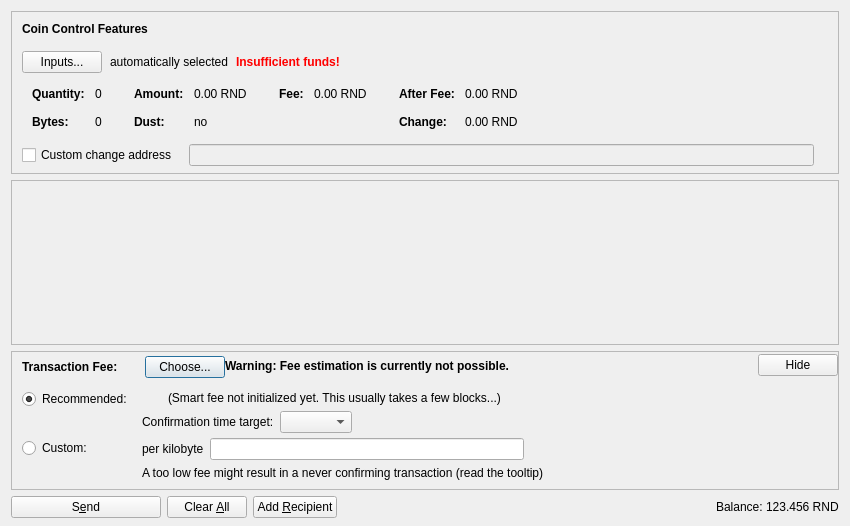
<?xml version="1.0" encoding="UTF-8"?>
<ui version="4.0">
 <class>SendCoinsDialog</class>
 <widget class="QDialog" name="SendCoinsDialog">
  <property name="geometry">
   <rect>
    <x>0</x>
    <y>0</y>
    <width>850</width>
    <height>526</height>
   </rect>
  </property>
  <property name="windowTitle">
   <string>Send Coins</string>
  </property>
  <layout class="QVBoxLayout" name="verticalLayout" stretch="0,1,0,0">
   <property name="bottomMargin">
    <number>8</number>
   </property>
   <item>
    <widget class="QFrame" name="frameCoinControl">
     <property name="sizePolicy">
      <sizepolicy hsizetype="Expanding" vsizetype="Expanding">
       <horstretch>0</horstretch>
       <verstretch>0</verstretch>
      </sizepolicy>
     </property>
     <property name="maximumSize">
      <size>
       <width>16777215</width>
       <height>16777215</height>
      </size>
     </property>
     <property name="frameShape">
      <enum>QFrame::StyledPanel</enum>
     </property>
     <property name="frameShadow">
      <enum>QFrame::Sunken</enum>
     </property>
     <layout class="QVBoxLayout" name="verticalLayoutCoinControl2">
      <property name="spacing">
       <number>0</number>
      </property>
      <property name="leftMargin">
       <number>0</number>
      </property>
      <property name="topMargin">
       <number>0</number>
      </property>
      <property name="rightMargin">
       <number>0</number>
      </property>
      <property name="bottomMargin">
       <number>6</number>
      </property>
      <item>
       <layout class="QVBoxLayout" name="verticalLayoutCoinControl" stretch="0,0,0,0,1">
        <property name="spacing">
         <number>0</number>
        </property>
        <property name="leftMargin">
         <number>10</number>
        </property>
        <property name="topMargin">
         <number>10</number>
        </property>
        <item>
         <layout class="QHBoxLayout" name="horizontalLayoutCoinControl1">
          <property name="bottomMargin">
           <number>15</number>
          </property>
          <item>
           <widget class="QLabel" name="labelCoinControlFeatures">
            <property name="sizePolicy">
             <sizepolicy hsizetype="Preferred" vsizetype="Maximum">
              <horstretch>0</horstretch>
              <verstretch>0</verstretch>
             </sizepolicy>
            </property>
            <property name="font">
             <font>
              <weight>75</weight>
              <bold>true</bold>
             </font>
            </property>
            <property name="styleSheet">
             <string notr="true">font-weight:bold;</string>
            </property>
            <property name="text">
             <string>Coin Control Features</string>
            </property>
           </widget>
          </item>
         </layout>
        </item>
        <item>
         <layout class="QHBoxLayout" name="horizontalLayoutCoinControl2" stretch="0,0,0,0">
          <property name="spacing">
           <number>8</number>
          </property>
          <property name="bottomMargin">
           <number>10</number>
          </property>
          <item>
           <widget class="QPushButton" name="pushButtonCoinControl">
            <property name="styleSheet">
             <string notr="true"/>
            </property>
            <property name="text">
             <string>Inputs...</string>
            </property>
            <property name="autoDefault">
             <bool>false</bool>
            </property>
           </widget>
          </item>
          <item>
           <widget class="QLabel" name="labelCoinControlAutomaticallySelected">
            <property name="text">
             <string>automatically selected</string>
            </property>
            <property name="margin">
             <number>5</number>
            </property>
           </widget>
          </item>
          <item>
           <widget class="QLabel" name="labelCoinControlInsuffFunds">
            <property name="font">
             <font>
              <weight>75</weight>
              <bold>true</bold>
             </font>
            </property>
            <property name="styleSheet">
             <string notr="true">color:red;font-weight:bold;</string>
            </property>
            <property name="text">
             <string>Insufficient funds!</string>
            </property>
            <property name="margin">
             <number>5</number>
            </property>
           </widget>
          </item>
          <item>
           <spacer name="horizontalSpacerCoinControl">
            <property name="orientation">
             <enum>Qt::Horizontal</enum>
            </property>
            <property name="sizeHint" stdset="0">
             <size>
              <width>40</width>
              <height>1</height>
             </size>
            </property>
           </spacer>
          </item>
         </layout>
        </item>
        <item>
         <widget class="QWidget" name="widgetCoinControl" native="true">
          <property name="sizePolicy">
           <sizepolicy hsizetype="Preferred" vsizetype="Preferred">
            <horstretch>0</horstretch>
            <verstretch>0</verstretch>
           </sizepolicy>
          </property>
          <property name="minimumSize">
           <size>
            <width>0</width>
            <height>0</height>
           </size>
          </property>
          <property name="styleSheet">
           <string notr="true"/>
          </property>
          <layout class="QHBoxLayout" name="horizontalLayoutCoinControl5">
           <property name="leftMargin">
            <number>0</number>
           </property>
           <property name="topMargin">
            <number>0</number>
           </property>
           <property name="rightMargin">
            <number>0</number>
           </property>
           <property name="bottomMargin">
            <number>0</number>
           </property>
           <item>
            <layout class="QHBoxLayout" name="horizontalLayoutCoinControl3" stretch="0,0,0,1">
             <property name="spacing">
              <number>20</number>
             </property>
             <property name="topMargin">
              <number>0</number>
             </property>
             <property name="bottomMargin">
              <number>10</number>
             </property>
             <item>
              <layout class="QFormLayout" name="formLayoutCoinControl1">
               <property name="horizontalSpacing">
                <number>10</number>
               </property>
               <property name="verticalSpacing">
                <number>14</number>
               </property>
               <property name="leftMargin">
                <number>10</number>
               </property>
               <property name="topMargin">
                <number>4</number>
               </property>
               <property name="rightMargin">
                <number>6</number>
               </property>
               <item row="0" column="0">
                <widget class="QLabel" name="labelCoinControlQuantityText">
                 <property name="font">
                  <font>
                   <weight>75</weight>
                   <bold>true</bold>
                  </font>
                 </property>
                 <property name="text">
                  <string>Quantity:</string>
                 </property>
                 <property name="margin">
                  <number>0</number>
                 </property>
                </widget>
               </item>
               <item row="0" column="1">
                <widget class="QLabel" name="labelCoinControlQuantity">
                 <property name="cursor">
                  <cursorShape>IBeamCursor</cursorShape>
                 </property>
                 <property name="contextMenuPolicy">
                  <enum>Qt::ActionsContextMenu</enum>
                 </property>
                 <property name="text">
                  <string notr="true">0</string>
                 </property>
                 <property name="margin">
                  <number>0</number>
                 </property>
                 <property name="textInteractionFlags">
                  <set>Qt::LinksAccessibleByMouse|Qt::TextSelectableByKeyboard|Qt::TextSelectableByMouse</set>
                 </property>
                </widget>
               </item>
               <item row="1" column="0">
                <widget class="QLabel" name="labelCoinControlBytesText">
                 <property name="font">
                  <font>
                   <weight>75</weight>
                   <bold>true</bold>
                  </font>
                 </property>
                 <property name="text">
                  <string>Bytes:</string>
                 </property>
                </widget>
               </item>
               <item row="1" column="1">
                <widget class="QLabel" name="labelCoinControlBytes">
                 <property name="cursor">
                  <cursorShape>IBeamCursor</cursorShape>
                 </property>
                 <property name="contextMenuPolicy">
                  <enum>Qt::ActionsContextMenu</enum>
                 </property>
                 <property name="text">
                  <string notr="true">0</string>
                 </property>
                 <property name="textInteractionFlags">
                  <set>Qt::LinksAccessibleByMouse|Qt::TextSelectableByKeyboard|Qt::TextSelectableByMouse</set>
                 </property>
                </widget>
               </item>
              </layout>
             </item>
             <item>
              <layout class="QFormLayout" name="formLayoutCoinControl2">
               <property name="horizontalSpacing">
                <number>10</number>
               </property>
               <property name="verticalSpacing">
                <number>14</number>
               </property>
               <property name="leftMargin">
                <number>6</number>
               </property>
               <property name="topMargin">
                <number>4</number>
               </property>
               <property name="rightMargin">
                <number>6</number>
               </property>
               <item row="0" column="0">
                <widget class="QLabel" name="labelCoinControlAmountText">
                 <property name="font">
                  <font>
                   <weight>75</weight>
                   <bold>true</bold>
                  </font>
                 </property>
                 <property name="text">
                  <string>Amount:</string>
                 </property>
                 <property name="margin">
                  <number>0</number>
                 </property>
                </widget>
               </item>
               <item row="0" column="1">
                <widget class="QLabel" name="labelCoinControlAmount">
                 <property name="cursor">
                  <cursorShape>IBeamCursor</cursorShape>
                 </property>
                 <property name="contextMenuPolicy">
                  <enum>Qt::ActionsContextMenu</enum>
                 </property>
                 <property name="text">
                  <string notr="true">0.00 RND</string>
                 </property>
                 <property name="textInteractionFlags">
                  <set>Qt::LinksAccessibleByMouse|Qt::TextSelectableByKeyboard|Qt::TextSelectableByMouse</set>
                 </property>
                </widget>
               </item>
               <item row="1" column="0">
                <widget class="QLabel" name="labelCoinControlLowOutputText">
                 <property name="font">
                  <font>
                   <weight>75</weight>
                   <bold>true</bold>
                  </font>
                 </property>
                 <property name="text">
                  <string>Dust:</string>
                 </property>
                </widget>
               </item>
               <item row="1" column="1">
                <widget class="QLabel" name="labelCoinControlLowOutput">
                 <property name="cursor">
                  <cursorShape>IBeamCursor</cursorShape>
                 </property>
                 <property name="contextMenuPolicy">
                  <enum>Qt::ActionsContextMenu</enum>
                 </property>
                 <property name="text">
                  <string notr="true">no</string>
                 </property>
                 <property name="textInteractionFlags">
                  <set>Qt::LinksAccessibleByMouse|Qt::TextSelectableByKeyboard|Qt::TextSelectableByMouse</set>
                 </property>
                </widget>
               </item>
              </layout>
             </item>
             <item>
              <layout class="QFormLayout" name="formLayoutCoinControl3">
               <property name="horizontalSpacing">
                <number>10</number>
               </property>
               <property name="verticalSpacing">
                <number>14</number>
               </property>
               <property name="leftMargin">
                <number>6</number>
               </property>
               <property name="topMargin">
                <number>4</number>
               </property>
               <property name="rightMargin">
                <number>6</number>
               </property>
               <item row="0" column="0">
                <widget class="QLabel" name="labelCoinControlFeeText">
                 <property name="font">
                  <font>
                   <weight>75</weight>
                   <bold>true</bold>
                  </font>
                 </property>
                 <property name="text">
                  <string>Fee:</string>
                 </property>
                 <property name="margin">
                  <number>0</number>
                 </property>
                </widget>
               </item>
               <item row="0" column="1">
                <widget class="QLabel" name="labelCoinControlFee">
                 <property name="cursor">
                  <cursorShape>IBeamCursor</cursorShape>
                 </property>
                 <property name="contextMenuPolicy">
                  <enum>Qt::ActionsContextMenu</enum>
                 </property>
                 <property name="text">
                  <string notr="true">0.00 RND</string>
                 </property>
                 <property name="textInteractionFlags">
                  <set>Qt::LinksAccessibleByMouse|Qt::TextSelectableByKeyboard|Qt::TextSelectableByMouse</set>
                 </property>
                </widget>
               </item>
              </layout>
             </item>
             <item>
              <layout class="QFormLayout" name="formLayoutCoinControl4">
               <property name="horizontalSpacing">
                <number>10</number>
               </property>
               <property name="verticalSpacing">
                <number>14</number>
               </property>
               <property name="leftMargin">
                <number>6</number>
               </property>
               <property name="topMargin">
                <number>4</number>
               </property>
               <property name="rightMargin">
                <number>6</number>
               </property>
               <item row="0" column="0">
                <widget class="QLabel" name="labelCoinControlAfterFeeText">
                 <property name="font">
                  <font>
                   <weight>75</weight>
                   <bold>true</bold>
                  </font>
                 </property>
                 <property name="text">
                  <string>After Fee:</string>
                 </property>
                 <property name="margin">
                  <number>0</number>
                 </property>
                </widget>
               </item>
               <item row="0" column="1">
                <widget class="QLabel" name="labelCoinControlAfterFee">
                 <property name="cursor">
                  <cursorShape>IBeamCursor</cursorShape>
                 </property>
                 <property name="contextMenuPolicy">
                  <enum>Qt::ActionsContextMenu</enum>
                 </property>
                 <property name="text">
                  <string notr="true">0.00 RND</string>
                 </property>
                 <property name="textInteractionFlags">
                  <set>Qt::LinksAccessibleByMouse|Qt::TextSelectableByKeyboard|Qt::TextSelectableByMouse</set>
                 </property>
                </widget>
               </item>
               <item row="1" column="0">
                <widget class="QLabel" name="labelCoinControlChangeText">
                 <property name="font">
                  <font>
                   <weight>75</weight>
                   <bold>true</bold>
                  </font>
                 </property>
                 <property name="text">
                  <string>Change:</string>
                 </property>
                </widget>
               </item>
               <item row="1" column="1">
                <widget class="QLabel" name="labelCoinControlChange">
                 <property name="cursor">
                  <cursorShape>IBeamCursor</cursorShape>
                 </property>
                 <property name="contextMenuPolicy">
                  <enum>Qt::ActionsContextMenu</enum>
                 </property>
                 <property name="text">
                  <string notr="true">0.00 RND</string>
                 </property>
                 <property name="textInteractionFlags">
                  <set>Qt::LinksAccessibleByMouse|Qt::TextSelectableByKeyboard|Qt::TextSelectableByMouse</set>
                 </property>
                </widget>
               </item>
              </layout>
             </item>
            </layout>
           </item>
          </layout>
         </widget>
        </item>
        <item>
         <layout class="QHBoxLayout" name="horizontalLayoutCoinControl4" stretch="0,0,0">
          <property name="spacing">
           <number>12</number>
          </property>
          <property name="sizeConstraint">
           <enum>QLayout::SetDefaultConstraint</enum>
          </property>
          <property name="topMargin">
           <number>5</number>
          </property>
          <property name="rightMargin">
           <number>5</number>
          </property>
          <item>
           <widget class="QCheckBox" name="checkBoxCoinControlChange">
            <property name="toolTip">
             <string>If this is activated, but the change address is empty or invalid, change will be sent to a newly generated address.</string>
            </property>
            <property name="text">
             <string>Custom change address</string>
            </property>
           </widget>
          </item>
          <item>
           <widget class="QValidatedLineEdit" name="lineEditCoinControlChange">
            <property name="enabled">
             <bool>false</bool>
            </property>
            <property name="sizePolicy">
             <sizepolicy hsizetype="Expanding" vsizetype="Fixed">
              <horstretch>0</horstretch>
              <verstretch>0</verstretch>
             </sizepolicy>
            </property>
           </widget>
          </item>
          <item>
           <widget class="QLabel" name="labelCoinControlChangeLabel">
            <property name="sizePolicy">
             <sizepolicy hsizetype="Preferred" vsizetype="Expanding">
              <horstretch>0</horstretch>
              <verstretch>0</verstretch>
             </sizepolicy>
            </property>
            <property name="minimumSize">
             <size>
              <width>0</width>
              <height>0</height>
             </size>
            </property>
            <property name="text">
             <string/>
            </property>
            <property name="margin">
             <number>3</number>
            </property>
           </widget>
          </item>
         </layout>
        </item>
        <item>
         <spacer name="verticalSpacerCoinControl">
          <property name="orientation">
           <enum>Qt::Vertical</enum>
          </property>
          <property name="sizeHint" stdset="0">
           <size>
            <width>800</width>
            <height>1</height>
           </size>
          </property>
         </spacer>
        </item>
       </layout>
      </item>
     </layout>
    </widget>
   </item>
   <item>
    <widget class="QScrollArea" name="scrollArea">
     <property name="widgetResizable">
      <bool>true</bool>
     </property>
     <widget class="QWidget" name="scrollAreaWidgetContents">
      <property name="geometry">
       <rect>
        <x>0</x>
        <y>0</y>
        <width>830</width>
        <height>104</height>
       </rect>
      </property>
      <layout class="QVBoxLayout" name="verticalLayout_2" stretch="0,1">
       <property name="leftMargin">
        <number>0</number>
       </property>
       <property name="topMargin">
        <number>0</number>
       </property>
       <property name="rightMargin">
        <number>0</number>
       </property>
       <property name="bottomMargin">
        <number>0</number>
       </property>
       <item>
        <layout class="QVBoxLayout" name="entries">
         <property name="spacing">
          <number>6</number>
         </property>
        </layout>
       </item>
       <item>
        <spacer name="verticalSpacer">
         <property name="orientation">
          <enum>Qt::Vertical</enum>
         </property>
         <property name="sizeHint" stdset="0">
          <size>
           <width>20</width>
           <height>40</height>
          </size>
         </property>
        </spacer>
       </item>
      </layout>
     </widget>
    </widget>
   </item>
   <item>
    <widget class="QFrame" name="frameFee">
     <property name="sizePolicy">
      <sizepolicy hsizetype="Expanding" vsizetype="Expanding">
       <horstretch>0</horstretch>
       <verstretch>0</verstretch>
      </sizepolicy>
     </property>
     <property name="maximumSize">
      <size>
       <width>16777215</width>
       <height>16777215</height>
      </size>
     </property>
     <property name="frameShape">
      <enum>QFrame::StyledPanel</enum>
     </property>
     <property name="frameShadow">
      <enum>QFrame::Sunken</enum>
     </property>
     <layout class="QVBoxLayout" name="verticalLayoutFee1">
      <property name="spacing">
       <number>0</number>
      </property>
      <property name="leftMargin">
       <number>0</number>
      </property>
      <property name="topMargin">
       <number>0</number>
      </property>
      <property name="rightMargin">
       <number>0</number>
      </property>
      <property name="bottomMargin">
       <number>0</number>
      </property>
      <item>
       <layout class="QVBoxLayout" name="verticalLayoutFee2" stretch="0,0,0">
        <property name="spacing">
         <number>0</number>
        </property>
        <property name="leftMargin">
         <number>10</number>
        </property>
        <property name="topMargin">
         <number>0</number>
        </property>
        <item>
         <layout class="QHBoxLayout" name="horizontalLayoutFee1">
          <property name="bottomMargin">
           <number>0</number>
          </property>
          <item>
           <layout class="QVBoxLayout" name="verticalLayoutFee7">
            <property name="spacing">
             <number>0</number>
            </property>
            <item>
             <spacer name="verticalSpacerSmartFee">
              <property name="orientation">
               <enum>Qt::Vertical</enum>
              </property>
              <property name="sizeType">
               <enum>QSizePolicy::Fixed</enum>
              </property>
              <property name="sizeHint" stdset="0">
               <size>
                <width>1</width>
                <height>4</height>
               </size>
              </property>
             </spacer>
            </item>
            <item>
             <layout class="QHBoxLayout" name="horizontalLayoutSmartFee">
              <property name="spacing">
               <number>10</number>
              </property>
              <item>
               <widget class="QLabel" name="labelFeeHeadline">
                <property name="sizePolicy">
                 <sizepolicy hsizetype="Preferred" vsizetype="Maximum">
                  <horstretch>0</horstretch>
                  <verstretch>0</verstretch>
                 </sizepolicy>
                </property>
                <property name="font">
                 <font>
                  <weight>75</weight>
                  <bold>true</bold>
                 </font>
                </property>
                <property name="styleSheet">
                 <string notr="true">font-weight:bold;</string>
                </property>
                <property name="text">
                 <string>Transaction Fee:</string>
                </property>
               </widget>
              </item>
              <item>
               <widget class="QLabel" name="labelFeeMinimized">
                <property name="text">
                 <string/>
                </property>
               </widget>
              </item>
              <item>
               <widget class="QPushButton" name="buttonChooseFee">
                <property name="text">
                 <string>Choose...</string>
                </property>
               </widget>
              </item>
             </layout>
            </item>
            <item>
             <spacer name="verticalSpacer_5">
              <property name="orientation">
               <enum>Qt::Vertical</enum>
              </property>
              <property name="sizeHint" stdset="0">
               <size>
                <width>1</width>
                <height>1</height>
               </size>
              </property>
             </spacer>
            </item>
           </layout>
          </item>
          <item>
           <widget class="QLabel" name="fallbackFeeWarningLabel">
            <property name="toolTip">
             <string>Using the fallbackfee can result in sending a transaction that will take several hours or days (or never) to confirm. Consider choosing your fee manually or wait until you have validated the complete chain.</string>
            </property>
            <property name="font">
            <font>
                <weight>75</weight>
                <bold>true</bold>
            </font>
            </property>
            <property name="text">
             <string>Warning: Fee estimation is currently not possible.</string>
            </property>
            <property name="wordWrap">
             <bool>false</bool>
            </property>
           </widget>
          </item>
          <item>
           <spacer name="horizontalSpacer_4">
            <property name="orientation">
             <enum>Qt::Horizontal</enum>
            </property>
            <property name="sizeType">
             <enum>QSizePolicy::MinimumExpanding</enum>
            </property>
            <property name="sizeHint" stdset="0">
             <size>
              <width>40</width>
              <height>20</height>
             </size>
            </property>
           </spacer>
          </item>
          <item>
           <widget class="QPushButton" name="buttonMinimizeFee">
            <property name="toolTip">
             <string>collapse fee-settings</string>
            </property>
            <property name="text">
             <string>Hide</string>
            </property>
           </widget>
          </item>
         </layout>
        </item>
        <item>
         <widget class="QFrame" name="frameFeeSelection">
          <layout class="QVBoxLayout" name="verticalLayoutFee12">
           <property name="spacing">
            <number>0</number>
           </property>
           <property name="leftMargin">
            <number>0</number>
           </property>
           <property name="topMargin">
            <number>0</number>
           </property>
           <property name="rightMargin">
            <number>0</number>
           </property>
           <property name="bottomMargin">
            <number>0</number>
           </property>
           <item>
            <layout class="QGridLayout" name="gridLayoutFee">
             <property name="topMargin">
              <number>10</number>
             </property>
             <property name="bottomMargin">
              <number>4</number>
             </property>
             <property name="horizontalSpacing">
              <number>10</number>
             </property>
             <property name="verticalSpacing">
              <number>4</number>
             </property>
             <item row="1" column="1">
              <layout class="QVBoxLayout" name="verticalLayoutFee8">
               <property name="spacing">
                <number>6</number>
               </property>
               <item>
                <layout class="QHBoxLayout" name="horizontalLayoutFee13">
                 <item>
                  <widget class="QLabel" name="labelCustomPerKilobyte">
                   <property name="toolTip">
                    <string>Specify a custom fee per kB (1,000 bytes) of the transaction's virtual size.

Note:  Since the fee is calculated on a per-byte basis, a fee of "100 satoshis per kB" for a transaction size of 500 bytes (half of 1 kB) would ultimately yield a fee of only 50 satoshis.</string>
                   </property>
                   <property name="text">
                    <string>per kilobyte</string>
                   </property>
                  </widget>
                 </item>
                 <item>
                  <widget class="BitcoinAmountField" name="customFee"/>
                 </item>
                 <item>
                  <spacer name="horizontalSpacer_6">
                   <property name="orientation">
                    <enum>Qt::Horizontal</enum>
                   </property>
                   <property name="sizeHint" stdset="0">
                    <size>
                     <width>1</width>
                     <height>1</height>
                    </size>
                   </property>
                  </spacer>
                 </item>
                </layout>
               </item>
               <item>
                <layout class="QHBoxLayout" name="horizontalLayoutFee8">
                 <item>
                  <widget class="QLabel" name="labelCustomFeeWarning">
                   <property name="enabled">
                    <bool>true</bool>
                   </property>
                   <property name="toolTip">
                    <string>When there is less transaction volume than space in the blocks, miners as well as relaying nodes may enforce a minimum fee. Paying only this minimum fee is just fine, but be aware that this can result in a never confirming transaction once there is more demand for randycoin transactions than the network can process.</string>
                   </property>
                   <property name="text">
                    <string>A too low fee might result in a never confirming transaction (read the tooltip)</string>
                   </property>
                  </widget>
                 </item>
                 <item>
                  <spacer name="horizontalSpacer_2">
                   <property name="orientation">
                    <enum>Qt::Horizontal</enum>
                   </property>
                   <property name="sizeHint" stdset="0">
                    <size>
                     <width>1</width>
                     <height>1</height>
                    </size>
                   </property>
                  </spacer>
                 </item>
                </layout>
               </item>
              </layout>
             </item>
             <item row="0" column="0">
              <layout class="QVBoxLayout" name="verticalLayoutFee4" stretch="0,1">
               <item>
                <widget class="QRadioButton" name="radioSmartFee">
                 <property name="text">
                  <string>Recommended:</string>
                 </property>
                 <property name="checked">
                  <bool>true</bool>
                 </property>
                 <attribute name="buttonGroup">
                  <string notr="true">groupFee</string>
                 </attribute>
                </widget>
               </item>
               <item>
                <spacer name="verticalSpacer_2">
                 <property name="orientation">
                  <enum>Qt::Vertical</enum>
                 </property>
                 <property name="sizeHint" stdset="0">
                  <size>
                   <width>1</width>
                   <height>1</height>
                  </size>
                 </property>
                </spacer>
               </item>
              </layout>
             </item>
             <item row="1" column="0">
              <layout class="QVBoxLayout" name="verticalLayoutFee9" stretch="0,1">
               <item>
                <widget class="QRadioButton" name="radioCustomFee">
                 <property name="text">
                  <string>Custom:</string>
                 </property>
                 <attribute name="buttonGroup">
                  <string notr="true">groupFee</string>
                 </attribute>
                </widget>
               </item>
               <item>
                <spacer name="verticalSpacer_6">
                 <property name="orientation">
                  <enum>Qt::Vertical</enum>
                 </property>
                 <property name="sizeHint" stdset="0">
                  <size>
                   <width>1</width>
                   <height>1</height>
                  </size>
                 </property>
                </spacer>
               </item>
              </layout>
             </item>
             <item row="0" column="1">
              <layout class="QVBoxLayout" name="verticalLayoutFee3" stretch="0,0,1">
               <property name="spacing">
                <number>6</number>
               </property>
               <property name="topMargin">
                <number>2</number>
               </property>
               <item>
                <layout class="QHBoxLayout" name="horizontalLayoutFee12">
                 <item>
                  <widget class="QLabel" name="labelSmartFee">
                   <property name="text">
                    <string/>
                   </property>
                  </widget>
                 </item>
                 <item>
                  <widget class="QLabel" name="labelFeeEstimation">
                   <property name="text">
                    <string/>
                   </property>
                  </widget>
                 </item>
                 <item>
                  <widget class="QLabel" name="labelSmartFee2">
                   <property name="text">
                    <string>(Smart fee not initialized yet. This usually takes a few blocks...)</string>
                   </property>
                  </widget>
                 </item>
                 <item>
                  <spacer name="horizontalSpacer_5">
                   <property name="orientation">
                    <enum>Qt::Horizontal</enum>
                   </property>
                   <property name="sizeHint" stdset="0">
                    <size>
                     <width>1</width>
                     <height>1</height>
                    </size>
                   </property>
                  </spacer>
                 </item>
                </layout>
               </item>
               <item>
                <layout class="QHBoxLayout" name="horizontalLayoutFee9">
                 <item>
                  <layout class="QVBoxLayout" name="verticalLayoutFee6">
                   <item>
                    <widget class="QLabel" name="labelSmartFee3">
                     <property name="text">
                      <string>Confirmation time target:</string>
                     </property>
                    </widget>
                   </item>
                  </layout>
                 </item>
                 <item>
                  <layout class="QVBoxLayout" name="verticalLayoutFee5">
                   <property name="rightMargin">
                    <number>30</number>
                   </property>
                   <item>
                    <layout class="QHBoxLayout" name="horizontalLayoutConfTarget">
                     <property name="bottomMargin">
                      <number>0</number>
                     </property>
                     <item>
                      <widget class="QComboBox" name="confTargetSelector"/>
                     </item>
                     <item>
                      <spacer name="horizontalSpacerConfTarget">
                       <property name="orientation">
                        <enum>Qt::Horizontal</enum>
                       </property>
                       <property name="sizeHint" stdset="0">
                        <size>
                         <width>40</width>
                         <height>20</height>
                        </size>
                       </property>
                      </spacer>
                     </item>
                    </layout>
                   </item>
                  </layout>
                 </item>
                </layout>
               </item>
               <item>
                <spacer name="verticalSpacer_4">
                 <property name="orientation">
                  <enum>Qt::Vertical</enum>
                 </property>
                 <property name="sizeHint" stdset="0">
                  <size>
                   <width>1</width>
                   <height>1</height>
                  </size>
                 </property>
                </spacer>
               </item>
              </layout>
             </item>
            </layout>
           </item>
          </layout>
         </widget>
        </item>
        <item>
         <spacer name="verticalSpacerFee">
          <property name="orientation">
           <enum>Qt::Vertical</enum>
          </property>
          <property name="sizeHint" stdset="0">
           <size>
            <width>40</width>
            <height>5</height>
           </size>
          </property>
         </spacer>
        </item>
       </layout>
      </item>
     </layout>
    </widget>
   </item>
   <item>
    <layout class="QHBoxLayout" name="horizontalLayout">
     <item>
      <widget class="QPushButton" name="sendButton">
       <property name="minimumSize">
        <size>
         <width>150</width>
         <height>0</height>
        </size>
       </property>
       <property name="toolTip">
        <string>Confirm the send action</string>
       </property>
       <property name="text">
        <string>S&amp;end</string>
       </property>
       <property name="icon">
        <iconset resource="../bitcoin.qrc">
         <normaloff>:/icons/send</normaloff>:/icons/send</iconset>
       </property>
       <property name="autoDefault">
        <bool>false</bool>
       </property>
       <property name="default">
        <bool>false</bool>
       </property>
      </widget>
     </item>
     <item>
      <widget class="QPushButton" name="clearButton">
       <property name="sizePolicy">
        <sizepolicy hsizetype="Minimum" vsizetype="Fixed">
         <horstretch>0</horstretch>
         <verstretch>0</verstretch>
        </sizepolicy>
       </property>
       <property name="toolTip">
        <string>Clear all fields of the form.</string>
       </property>
       <property name="text">
        <string>Clear &amp;All</string>
       </property>
       <property name="icon">
        <iconset resource="../bitcoin.qrc">
         <normaloff>:/icons/remove</normaloff>:/icons/remove</iconset>
       </property>
       <property name="autoDefault">
        <bool>false</bool>
       </property>
      </widget>
     </item>
     <item>
      <widget class="QPushButton" name="addButton">
       <property name="toolTip">
        <string>Send to multiple recipients at once</string>
       </property>
       <property name="text">
        <string>Add &amp;Recipient</string>
       </property>
       <property name="icon">
        <iconset resource="../bitcoin.qrc">
         <normaloff>:/icons/add</normaloff>:/icons/add</iconset>
       </property>
       <property name="autoDefault">
        <bool>false</bool>
       </property>
      </widget>
     </item>
     <item>
      <spacer name="horizontalSpacer">
       <property name="orientation">
        <enum>Qt::Horizontal</enum>
       </property>
       <property name="sizeHint" stdset="0">
        <size>
         <width>40</width>
         <height>20</height>
        </size>
       </property>
      </spacer>
     </item>
     <item>
      <layout class="QHBoxLayout" name="horizontalLayout_2">
       <property name="spacing">
        <number>3</number>
       </property>
       <item>
        <widget class="QLabel" name="label">
         <property name="sizePolicy">
          <sizepolicy hsizetype="Preferred" vsizetype="Fixed">
           <horstretch>0</horstretch>
           <verstretch>0</verstretch>
          </sizepolicy>
         </property>
         <property name="text">
          <string>Balance:</string>
         </property>
        </widget>
       </item>
       <item>
        <widget class="QLabel" name="labelBalance">
         <property name="sizePolicy">
          <sizepolicy hsizetype="Preferred" vsizetype="Fixed">
           <horstretch>0</horstretch>
           <verstretch>0</verstretch>
          </sizepolicy>
         </property>
         <property name="cursor">
          <cursorShape>IBeamCursor</cursorShape>
         </property>
         <property name="text">
          <string notr="true">123.456 RND</string>
         </property>
         <property name="textInteractionFlags">
          <set>Qt::LinksAccessibleByMouse|Qt::TextSelectableByKeyboard|Qt::TextSelectableByMouse</set>
         </property>
        </widget>
       </item>
      </layout>
     </item>
    </layout>
   </item>
  </layout>
 </widget>
 <customwidgets>
  <customwidget>
   <class>QValidatedLineEdit</class>
   <extends>QLineEdit</extends>
   <header>qt/qvalidatedlineedit.h</header>
  </customwidget>
  <customwidget>
   <class>BitcoinAmountField</class>
   <extends>QLineEdit</extends>
   <header>qt/bitcoinamountfield.h</header>
   <container>1</container>
  </customwidget>
 </customwidgets>
 <resources>
  <include location="../bitcoin.qrc"/>
 </resources>
 <connections/>
 <buttongroups>
  <buttongroup name="groupFee"/>
 </buttongroups>
</ui>
